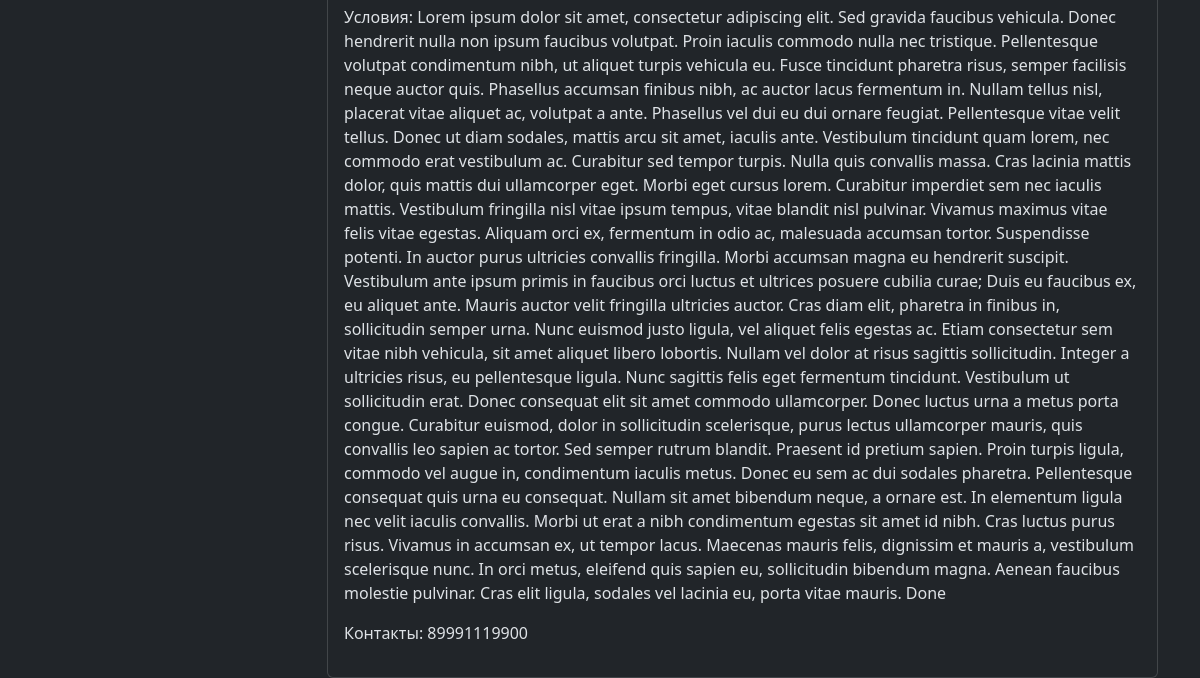
/main_app/tournament_announcements/ (lower part), run on an earlier commit of the app's database.
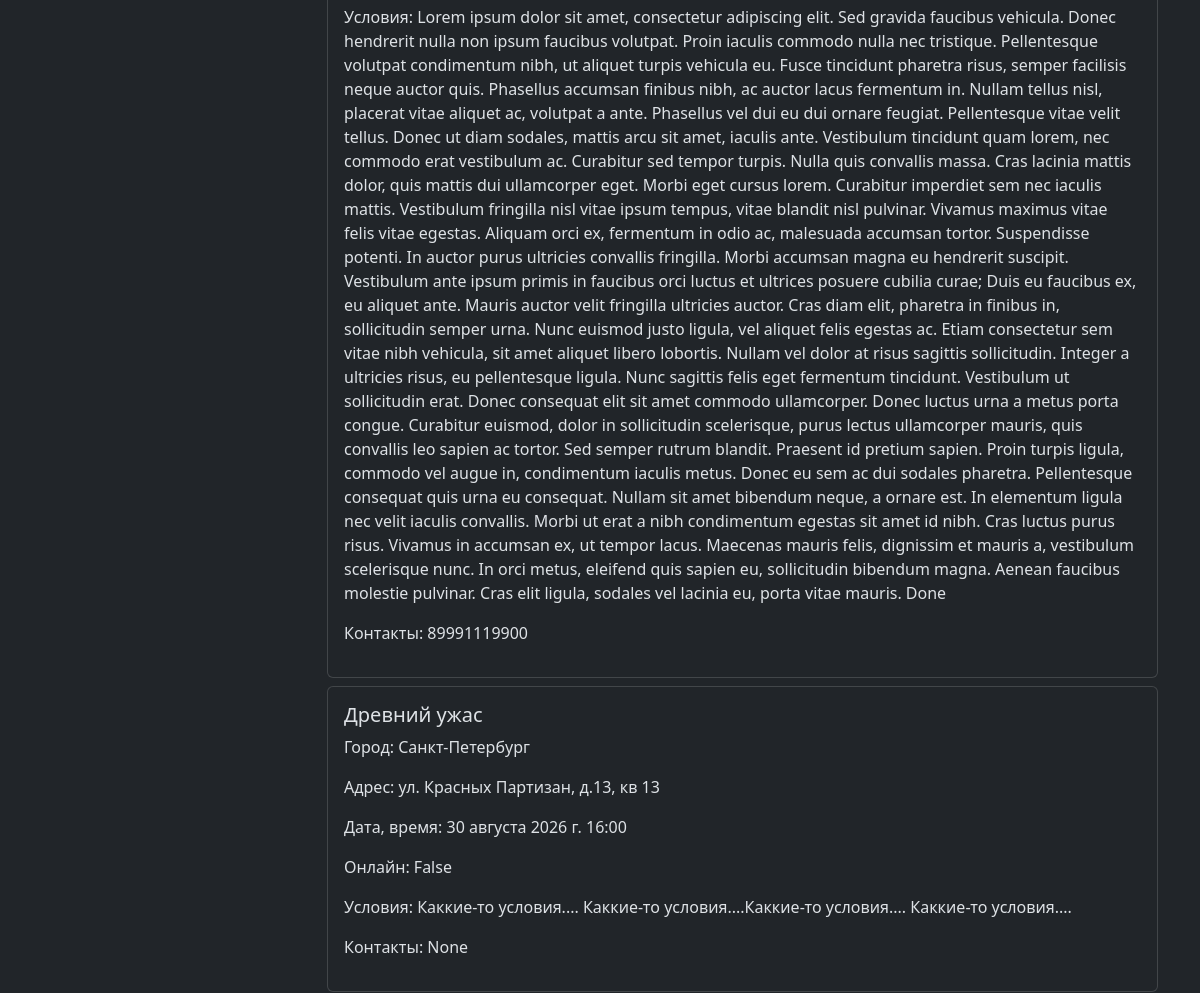
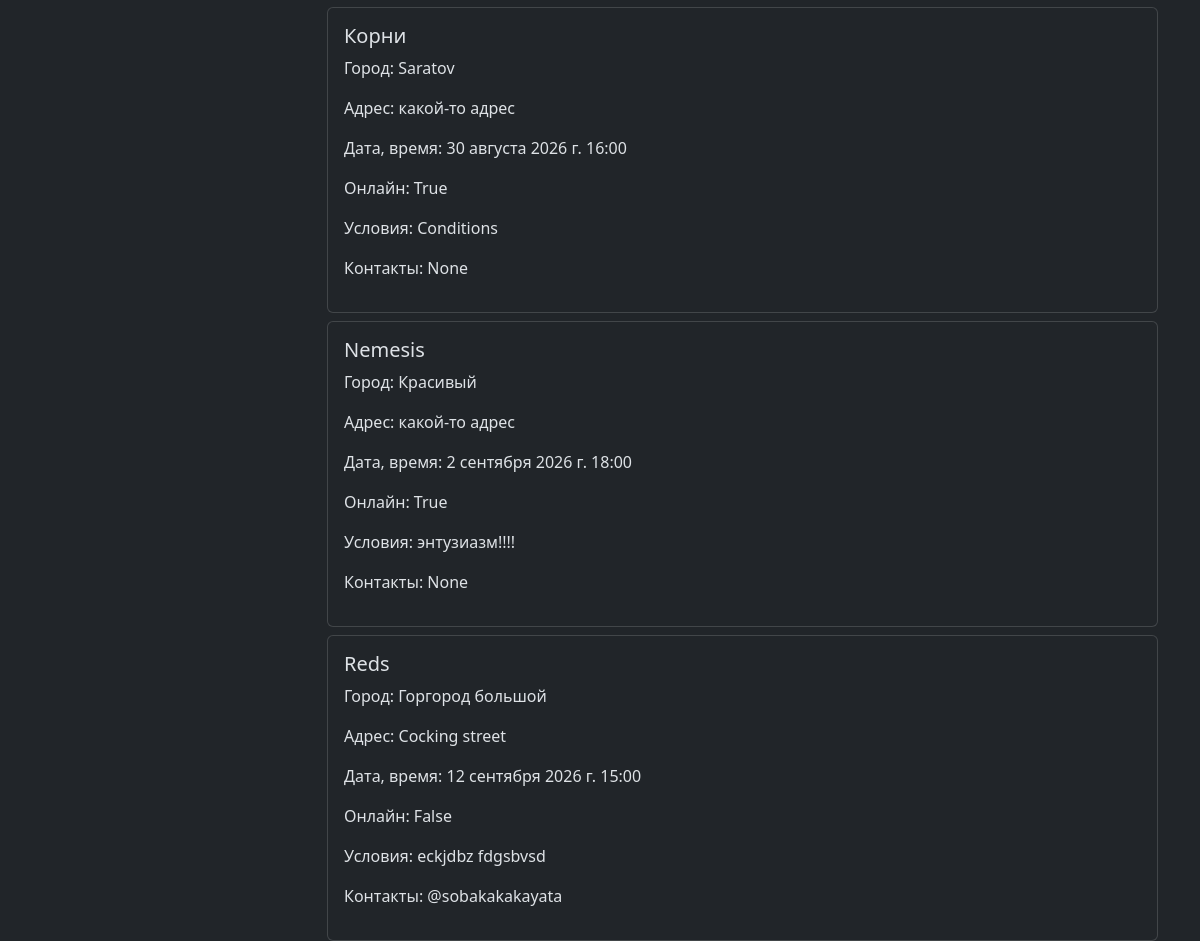
And on a later commit of the database (2 pictures, top to bottom).
### main_app/models.py (models this page shows, shortened)
class Announcement(models.Model):
    city = models.CharField(verbose_name='Город',
                            help_text='Если игра будет онлайн укажите площадку, например: Tabletop',
                            max_length=100,
                            blank = True,
                            null = True,
                            db_index=True)
    address = models.CharField(verbose_name='Адрес мероприятия',
                               help_text='Пропустите это поле, если игра будет онлайн',
                               max_length=200,
                               blank=True,
                               null=True)
    is_online = models.BooleanField(verbose_name='Онлайн мероприятие',
                                    help_text='Поставьте галочку, если игра будет онлайн',
                                    default=False)
    contact = models.CharField(verbose_name='Контакты',
                               help_text='Укажите контакты для связи',
                               max_length=200,
                               blank=True,
                               null=True)
    date = models.DateTimeField(verbose_name='Дата и время проведения мероприятия',
                                help_text='Формат ГГГГ-ММ-ДД ЧЧ:ММ',
                                blank=False,
                                null=False)
    created_at = models.DateTimeField(auto_now_add=True)
    class Meta:
        abstract = True

class TournamentAnnouncement(Announcement):
    boardgame = models.ForeignKey(BoardGame,
                                  verbose_name='Настолка',
                                  help_text='Если в выборе нет нужной игры - создайте ее, пожалуйста ("Игры" в '
                                            'главном меню). Эту Вселенную делаете Вы ))',
                                  on_delete=models.CASCADE,
                                  blank=False,
                                  null=False)
    conditions = models.TextField(verbose_name='Условия проведения турнира',
                                  blank=False,
                                  null=False)
    created_by = models.ForeignKey(User,
                                   on_delete=models.CASCADE,
                                   null=False,
                                   related_name='tour_ann')
    class Meta:
        verbose_name = "Анонс турнира"
        verbose_name_plural = "Анонсы турниров"
        ordering = ['date']

class BoardGame(models.Model):
    title = models.CharField(verbose_name='Название игры',
                             blank=False,
                             null=False,
                             max_length=100)
    url_tesera = models.URLField(verbose_name='Ссылка на игру на сайте tesera.ru',
                                 blank=True,
                                 null=True,
                                 max_length=200)
    url_bgg = models.URLField(verbose_name='Ссылка на игру на сайте boardgamegeek.com',
                              blank=True,
                              null=True,
                              max_length=100)
    created_at = models.DateTimeField(auto_now_add=True)
    updated_at = models.DateTimeField(auto_now=True)
    created_by = models.ForeignKey(User,
                                   related_name='created_games',
                                   on_delete=models.SET_NULL,
                                   null=True)
    players= models.ManyToManyField(User,
                                    related_name='liked_games',
                                    null=True)
    class Meta:
        indexes = [
            models.Index(fields=['title'])
        ]
        ordering = ['title']
        verbose_name = 'Настолка'
        verbose_name_plural = 'Настолки'

### main_app/views.py (the view)
# urls.py: path('tournament_announcements/', views.TournamentAnnouncementsView.as_view(), name='tournament_anns'),
class TournamentAnnouncementsView(ListView):
    model = TournamentAnnouncement
    template_name = 'main_app/tournament_announcements.html'
    context_object_name = 'tournament_announcements'
    def get_context_data(self, **kwargs):
        context = super().get_context_data(**kwargs)
        context['form'] = TournamentAnnouncementFilterForm()
        return context
    def get_queryset(self):
        queryset = TournamentAnnouncement.objects.select_related('boardgame', 'created_by').all()
        game = self.request.GET.get('game')
        city = self.request.GET.get('city')
        date = self.request.GET.get('date')
        is_online = self.request.GET.get('is_online')
        if game:
            queryset = queryset.filter(boardgame__title__icontains=game.lower())
        if city:
            queryset = queryset.filter(city__icontains=city.lower())
        if date:
            queryset = queryset.filter(date__date=date)
        if is_online:
            queryset = queryset.filter(is_online=True)
        return queryset

### main_app/templatetags/active_page.py (called while the page is built)
@register.simple_tag
def active_url(request, path_name, *args, **kwargs):
    try:
        url = reverse(path_name, args=args, kwargs=kwargs)
        if url == request.path:
            return 'active'
    except NoReverseMatch:
        pass
    return ''

### templates/main_app/tournament_announcements.html (shortened to what this page needs)
{% extends 'base.html' %}
{% load django_bootstrap5 %}
{% block content %}
<div class="container-sm mt-5">
    <div class="row justify-content-center">
        <div class="col-lg-3">
        </div>
        <div class="col-lg-9">
            {% for ann in tournament_announcements %}
                <div class="card mt-2">
                    <div class="card-body">
                        <h5 class="card-title">{{ ann.boardgame.title|capfirst }}</h5>
                        <div class="card-text">
                            <p>Город: {{ ann.city|capfirst }}</p>
                            <p>Адрес: {{ ann.address }}</p>
                            <p>Дата, время: {{ ann.date }}</p>
                            <p>Онлайн: {{ ann.is_online }}</p>
                            <p>Условия: {{ ann.conditions }}</p>
                            <p>Контакты: {{ ann.contact }}</p>
                        </div>
                    </div>
                </div>
            {% empty %}
                <p>Пока объявлений нет.</p>
            {% endfor %}
        </div>
    </div>
</div>
{% endblock %}

### templates/base.html (shortened to what this page needs)
{% load django_bootstrap5 %}
{% load static %}
<!DOCTYPE html>
<html lang="ru" data-bs-theme="dark">
<head>
    {% bootstrap_css %}
</head>
<body>
    {% block content %}{% endblock %}
</body>
</html>

### templates/navigation.html (shortened to what this page needs)
{% load active_page %}

What changed in the data, as far as the page shows it:
added TournamentAnnouncement: boardgame "Древний ужас", city "Санкт-Петербург", address "ул. Красных Партизан, д.13, кв 13", date "30 августа 2026 г. 16:00", is_online "False", conditions "Каккие-то условия.... Каккие-то условия....Каккие-то условия.... Каккие-то условия....", contact "None"
added TournamentAnnouncement: boardgame "Корни", city "Saratov", address "какой-то адрес", date "30 августа 2026 г. 16:00", is_online "True", conditions "Conditions", contact "None"
added TournamentAnnouncement: boardgame "Nemesis", city "Красивый", address "какой-то адрес", date "2 сентября 2026 г. 18:00", is_online "True", conditions "энтузиазм!!!!", contact "None"
added TournamentAnnouncement: boardgame "Reds", city "Горгород большой", address "Cocking street", date "12 сентября 2026 г. 15:00", is_online "False", conditions "eckjdbz fdgsbvsd", contact "@sobakakakayata"
